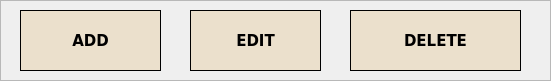
      <widget class="QFrame" name="frame_5">
       <property name="geometry">
        <rect>
         <x>1040</x>
         <y>50</y>
         <width>551</width>
         <height>81</height>
        </rect>
       </property>
       <property name="frameShape">
        <enum>QFrame::StyledPanel</enum>
       </property>
       <property name="frameShadow">
        <enum>QFrame::Raised</enum>
       </property>
       <widget class="QPushButton" name="pushButton_OWNER_Add_Inventory">
        <property name="geometry">
         <rect>
          <x>20</x>
          <y>10</y>
          <width>141</width>
          <height>61</height>
         </rect>
        </property>
        <property name="font">
         <font>
          <family>Verdana</family>
          <pointsize>11</pointsize>
          <weight>75</weight>
          <bold>true</bold>
         </font>
        </property>
        <property name="styleSheet">
         <string notr="true">/* Default Inactive Buttons */
QPushButton {
    background-color: #ebe0cc;
    color: black;
border: 1px solid #000000; 
    padding: 10px;
font-family: &quot;Verdana&quot;, sans-serif; 
text-align: center;
}

/* Hover Effect on Inactive Buttons */
QPushButton:hover {
    background-color:#d7a613;
color:black;
}

/* Active Button (Current Page) */
QPushButton#activeButton {
    background-color: #d7a613;
    color: black;
}
</string>
        </property>
        <property name="text">
         <string>ADD</string>
        </property>
        <property name="icon">
         <iconset>
          <normaloff>:/JJimages/add.png</normaloff>:/JJimages/add.png</iconset>
        </property>
        <property name="iconSize">
         <size>
          <width>26</width>
          <height>26</height>
         </size>
        </property>
       </widget>
       <widget class="QPushButton" name="pushButton_OWNER_Edit_Inventory">
        <property name="geometry">
         <rect>
          <x>190</x>
          <y>10</y>
          <width>131</width>
          <height>61</height>
         </rect>
        </property>
        <property name="font">
         <font>
          <family>Verdana</family>
          <pointsize>11</pointsize>
          <weight>75</weight>
          <bold>true</bold>
         </font>
        </property>
        <property name="styleSheet">
         <string notr="true">/* Default Inactive Buttons */
QPushButton {
    background-color: #ebe0cc;
    color: black;
border: 1px solid #000000; 
    padding: 10px;
font-family: &quot;Verdana&quot;, sans-serif; 
text-align: center;
}

/* Hover Effect on Inactive Buttons */
QPushButton:hover {
    background-color:#d7a613;
color:black;
}

/* Active Button (Current Page) */
QPushButton#activeButton {
    background-color: #d7a613;
    color: black;
}
</string>
        </property>
        <property name="text">
         <string>EDIT</string>
        </property>
        <property name="icon">
         <iconset>
          <normaloff>:/JJimages/edit.png</normaloff>:/JJimages/edit.png</iconset>
        </property>
        <property name="iconSize">
         <size>
          <width>27</width>
          <height>27</height>
         </size>
        </property>
       </widget>
       <widget class="QPushButton" name="pushButton_OWNER_Delete_Inventory">
        <property name="geometry">
         <rect>
          <x>350</x>
          <y>10</y>
          <width>171</width>
          <height>61</height>
         </rect>
        </property>
        <property name="font">
         <font>
          <family>Verdana</family>
          <pointsize>11</pointsize>
          <weight>75</weight>
          <bold>true</bold>
         </font>
        </property>
        <property name="styleSheet">
         <string notr="true">/* Default Inactive Buttons */
QPushButton {
    background-color: #ebe0cc;
    color: black;
border: 1px solid #000000; 
    padding: 10px;
font-family: &quot;Verdana&quot;, sans-serif; 
text-align: center;
}

/* Hover Effect on Inactive Buttons */
QPushButton:hover {
    background-color:#d7a613;
color:black;
}

/* Active Button (Current Page) */
QPushButton#activeButton {
    background-color: #d7a613;
    color: black;
}
</string>
        </property>
        <property name="text">
         <string>DELETE</string>
        </property>
        <property name="icon">
         <iconset>
          <normaloff>:/JJimages/delete.png</normaloff>:/JJimages/delete.png</iconset>
        </property>
        <property name="iconSize">
         <size>
          <width>27</width>
          <height>27</height>
         </size>
        </property>
       </widget>
      </widget>
